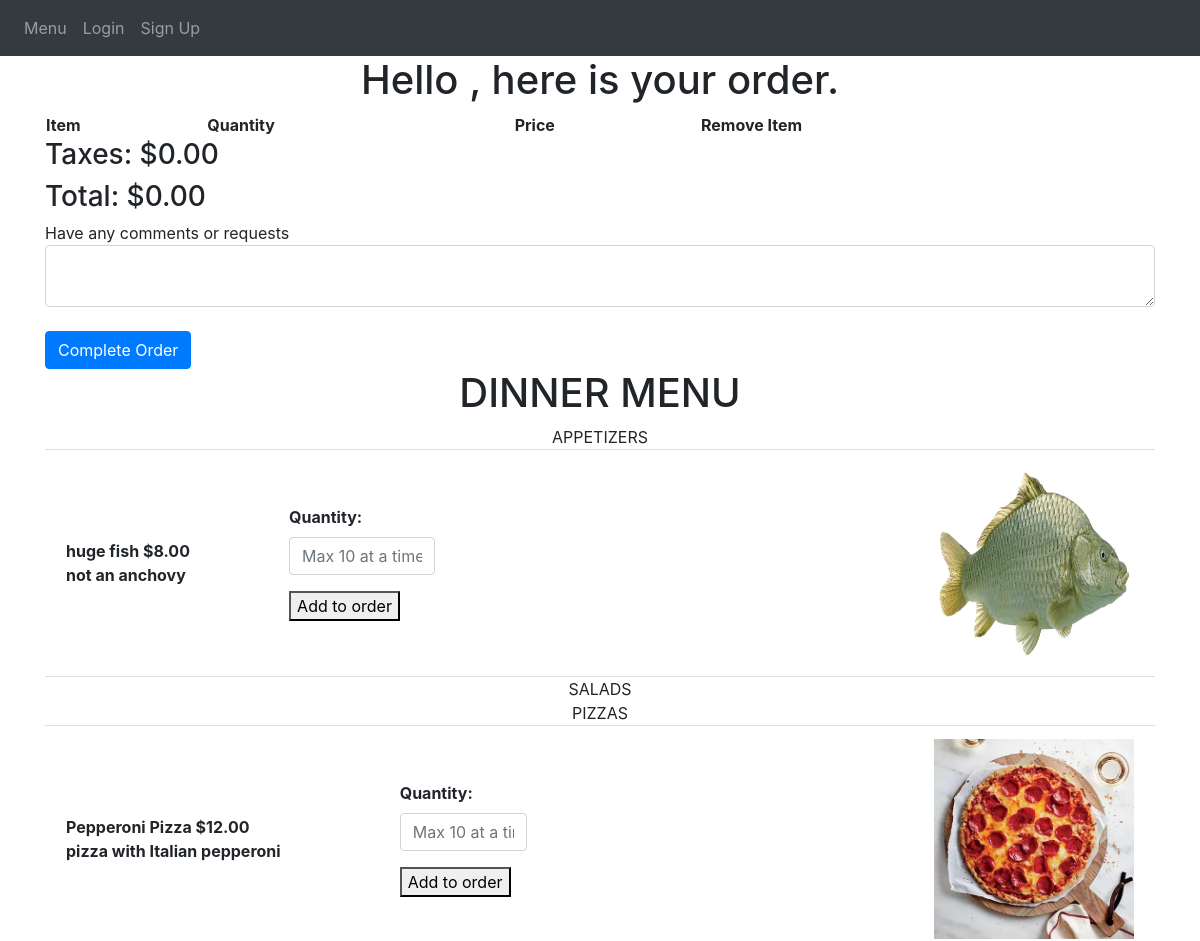
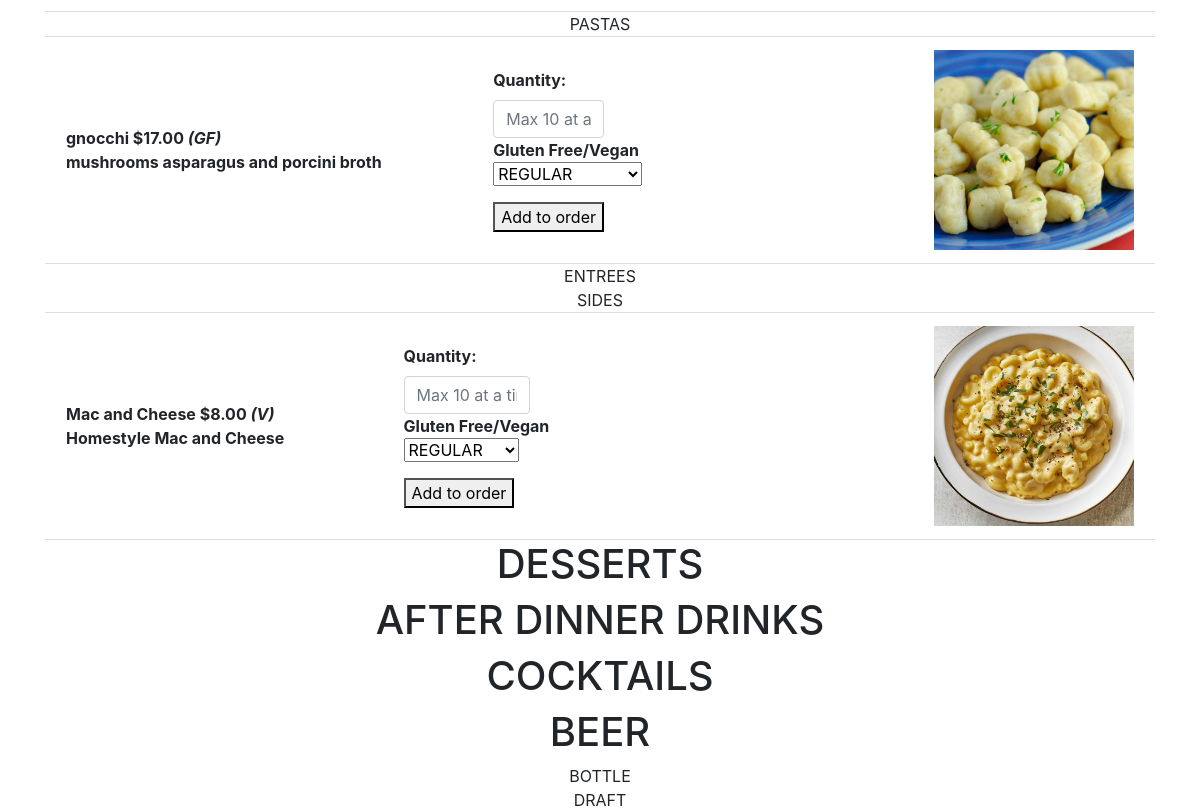
/refresh-order, run on the app's committed database (2 pictures, top to bottom).
### avanzareApp/models.py (models this page shows)
class Order(db.Model):
    id = db.Column(db.Integer, primary_key=True)
    name = db.Column(db.String(150))
    comment = db.Column(db.String(10000))
    taxes = db.Column(db.Float)
    total = db.Column(db.Float)
    date = db.Column(db.DateTime(timezone=True), default=func.now())
    user_id = db.Column(db.Integer, db.ForeignKey('user.id'))
    is_active = db.Column(db.String(10))
    items = db.relationship('Menu_order')

class Menu(db.Model):
    id = db.Column(db.Integer, primary_key=True)
    name = db.Column(db.String(150), unique=True)
    price = db.Column(db.String(150))
    description = db.Column(db.String(10000))
    menu_type = db.Column(db.String(150))
    gluten_free = db.Column(db.String(150))
    vegan = db.Column(db.String(150))
    date = db.Column(db.DateTime(timezone=True), default=func.now())
    user_id = db.Column(db.Integer, db.ForeignKey('user.id'))

### avanzareApp/views.py (the view, shortened to what this page needs)
@views.route('/refresh-order', methods=['GET', 'POST'])
def refresh_order():
    new_order = db.session.query(Order).order_by(Order.id.desc()).first()
    user = User.query.filter(User.email == 'headChef@gmail.com').first()
    items = Menu.query.filter_by(user_id=user.id).order_by(Menu.name).all()
    return render_template("order.html", items=items, new_order=new_order, user=current_user)

### avanzareApp/templates/order.html (shortened to what this page needs)
{% extends "base.html" %} {% block title %}Home{% endblock %}
{% block content %}
    <h1 align="center"> Hello {{ user.first_name }}, here is your order. </h1>
{% set lst =  [] %}
<table style="width:100%">
          <tr>
              <th>Item</th>
              <th>Quantity</th>
              <th>Price</th>
              <th>Remove Item</th>
          </tr>
</table>
{% if "${:,.2f}".format(new_order.taxes) == "$-0.00" %}
   <h3>Taxes: $0.00</h3>
{% else %}
    <h3>Taxes: {{ "${:,.2f}".format(new_order.taxes) }}</h3>
{% endif %}
{% if "${:,.2f}".format(new_order.total + new_order.taxes) == "$-0.00" %}
   <h3>Total: $0.00</h3>
{% else %}
    <h3>Total: {{ "${:,.2f}".format(new_order.total + new_order.taxes) }}</h3>
{% endif %}
<form method="POST">
    <div>Have any comments or requests</div>
    <textarea name="comment" id="comment" class="form-control"></textarea>
    <br />
    <button type="submit" class="btn btn-primary">Complete Order</button>
</form>
    <h1 align="center"> DINNER MENU </h1>
        <ul class="list-group list-group-flush" id="items">
            {% set gf = "(GF)" %}
            {% set v = "(V)" %}
            {% set gfv = "(GF and V)" %}
            {% set print_once = 1 %}
            {% for menu in ["APPETIZERS", "SALADS", "PIZZAS", "PASTAS", "ENTREES", "SIDES", "DESSERT MENU", "AFTER DINNER DRINKS", "COCKTAILS", "BOTTLE", "DRAFT"] %}
                {% if print_once == 1 %}
                    {% if menu == "DESSERT MENU" %}
                        <h1 align="center"> DESSERTS </h1>
                        {% set print_once = 0 %}
                    {% elif menu == "AFTER DINNER DRINKS" %}
                        <h1 align="center"> AFTER DINNER DRINKS </h1>
                        {% set print_once = 0 %}
                    {% elif menu == "COCKTAILS" %}
                        <h1 align="center"> COCKTAILS </h1>
                        {% set print_once = 0 %}
                    {% elif menu == "BOTTLE" %}
                        <h1 align="center"> BEER </h1>
                        <div align="center">{{ menu }}</div>
                        {% set print_once = 0 %}
                    {% else %}
                        <div align="center">{{ menu }}</div>
                        {% set print_once = 0 %}
                    {% endif %}
                {% endif %}
              {% for item in items %}
                    {% if item.menu_type == menu %}
                      <li class="list-group-item">
                        <table style="width:100%">
                            <tr>
                                <th>
                          {{ item.name }}
                          {% set tmp = "$" + (item.price | string) %}
                          {{ tmp }}
                          {% if item.gluten_free == "GLUTEN FREE" %}
                            <i>{{ gf }}</i>
                          {% endif %}
                          {% if item.vegan == "VEGAN" %}
                              <i>{{ v }}</i>
                          {% endif %}
                          <br />
                          {{ item.description }}
                          <br />
                                </th>
                                <th>
                          <form action="/add-to-order/{{ new_order.id }}" method="POST">
                              <div class="form-group">
                                    <label for="quantity">Quantity: </label>
                                    <input  style="width: 30%"
                                            type="quantity"
                                            class="form-control"
                                            id="quantity"
                                            name="quantity"
                                            placeholder="Max 10 at a time"
                                    />
                                  {% if (item.gluten_free == "GLUTEN FREE") or (item.vegan == "VEGAN") %}
                                    <div>Gluten Free/Vegan</div>
                                    <select class="selectpicker" type="dish_accommodation" id="dish_accommodation" name="dish_accommodation">
                                      <optgroup label="CHOOSE ONE" >
                                          <option>REGULAR</option>
                                      </optgroup>
                                    </select>
                                  {% endif %}
                              </div>
                              <button>Add to order</button>
                          </form>
                            </th>
                                <th>
                                    {% set tmp = item.name + '.jpg' %}
                                    <div align="right">
                                        <img class="img-responsive" src="{{ url_for('views.send_image', filename=tmp) }}" width="200" height="200">
                                    </div>
                                </th>
                            </tr>
                        </table>
                      </li>
                    {% endif %}
              {% endfor %}
            {% set print_once = 1 %}
            {% endfor %}
        </ul>
{% endblock %}

### data on the page
Order: taxes "$0.00", new_order.total+new_order.taxes "$0.00"
Menu: name "huge fish", tmp "$8.00", description "not an anchovy", shows a picture
Menu: name "Pepperoni Pizza", tmp "$12.00", description "pizza with Italian pepperoni", shows a picture
Menu: name "gnocchi", tmp "$17.00", gf "(GF)", description "mushrooms asparagus and porcini broth", shows a picture
Menu: name "Mac and Cheese", tmp "$8.00", v "(V)", description "Homestyle Mac and Cheese", shows a picture

### other printed values
{{ menu }} "APPETIZERS" "SALADS" "PIZZAS" "PASTAS" "ENTREES" "SIDES" "DRAFT"
{{ menu }} "BOTTLE"
